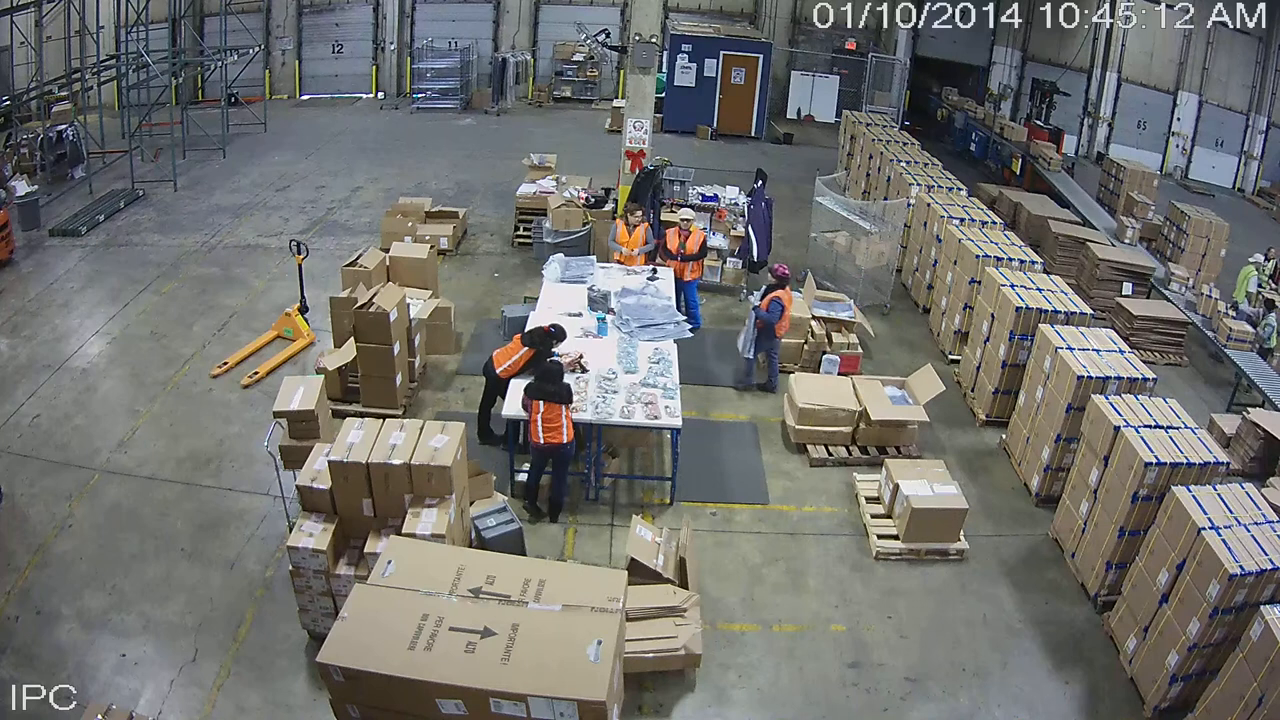
#> input picture frame 10 of Example of Hi-Definition Video Surveillance of a Factory Floor - by CCTVDOC.COM.mp4, 1280 x 720 px, given in place of video.mp4, which was not available
$ jupyter execute --allow-errors Assignment1_438.ipynb   (shell and % lines are left out)   (text cells are left out)
#> lines starting #> are read from the running program, lines starting #| are printed output that depends on the picture; pictures that were not available may be replaced by others from this repository, and a replacement may not be noted
[cell 1]


# Install OpenCV if not available (Colab usually has it)
#!pip install opencv-python-headless

import cv2
import numpy as np
from PIL import Image
from skimage import io
import matplotlib.pyplot as plt
#from google.colab.patches import cv2_imshow  # display OpenCV images
from IPython.display import HTML
from base64 import b64encode
import requests
from IPython.display import HTML

[cell 2]
# Step 1: Download video from GitHub (raw URL)
video_url = 'https://raw.githubusercontent.com/Shanks1234567/Digital_Image_processing/main/3695950-hd_1920_1080_24fps.mp4'


# Download video
#> (the rest of this cell did not finish here and is left out)

[cell 3]
video_path = 'video.mp4'  # Ensure you've uploaded this file
cap = cv2.VideoCapture(video_path)
# Open video
cap = cv2.VideoCapture(video_path)

fps_in = cap.get(cv2.CAP_PROP_FPS)
fps = max(32, fps_in)

# Prepare video writer for combined frame (original + edges)
width = int(cap.get(cv2.CAP_PROP_FRAME_WIDTH))
height = int(cap.get(cv2.CAP_PROP_FRAME_HEIGHT))
out_width = width * 2  # side by side, double width
out_height = height

fourcc = cv2.VideoWriter_fourcc(*'XVID')
out = cv2.VideoWriter('output_original_edges.avi', fourcc, fps, (out_width, out_height))

frame_count = 0
max_frames = 3  # limit to 3 frames to avoid too many images in Colab

while True:
    ret, frame = cap.read()
#> frame is the input picture: shape (720, 1280, 3); mean B, G, R 109.8, 112.8, 113
    if not ret or frame_count >= max_frames:
        break

    # Resize for speed & display (optional)
    frame_resized = cv2.resize(frame, (width, height))

    # Original frame
    original = frame_resized

    # Canny edges
    gray = cv2.cvtColor(frame_resized, cv2.COLOR_BGR2GRAY)
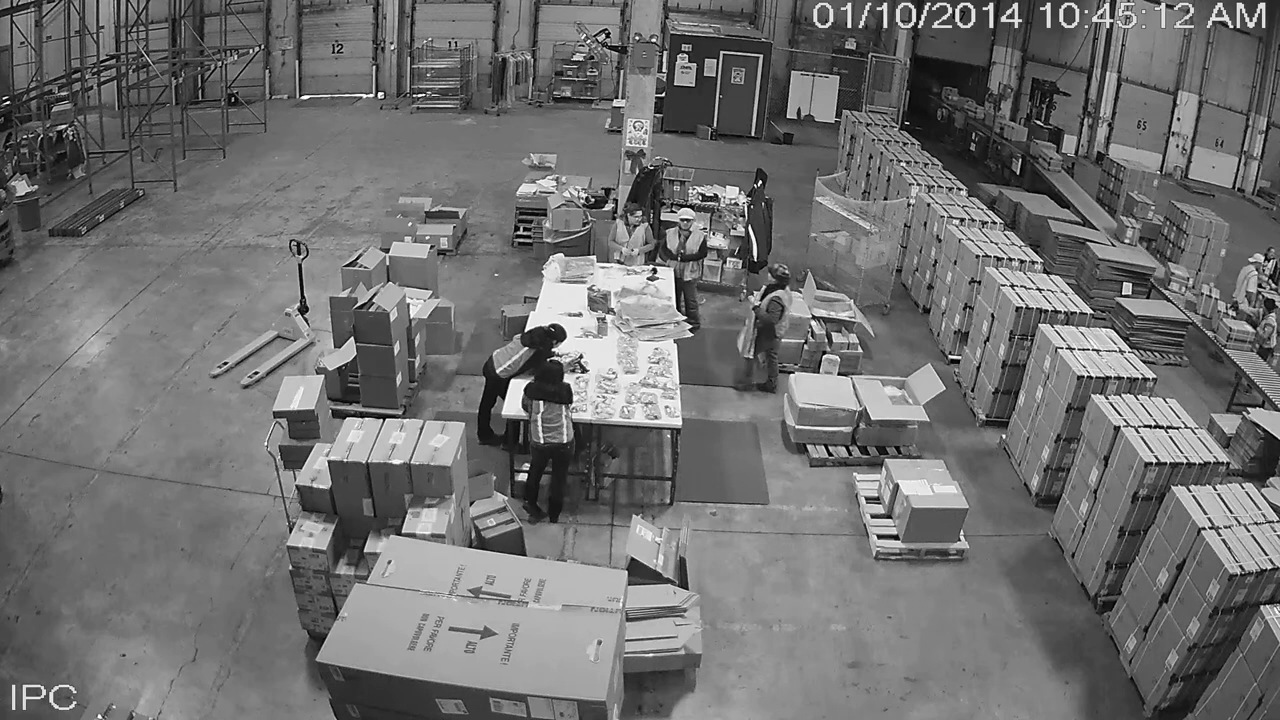
#> gray: shape (720, 1280); min 0, max 255, mean 112.5
    edges = cv2.Canny(gray, 100, 200)
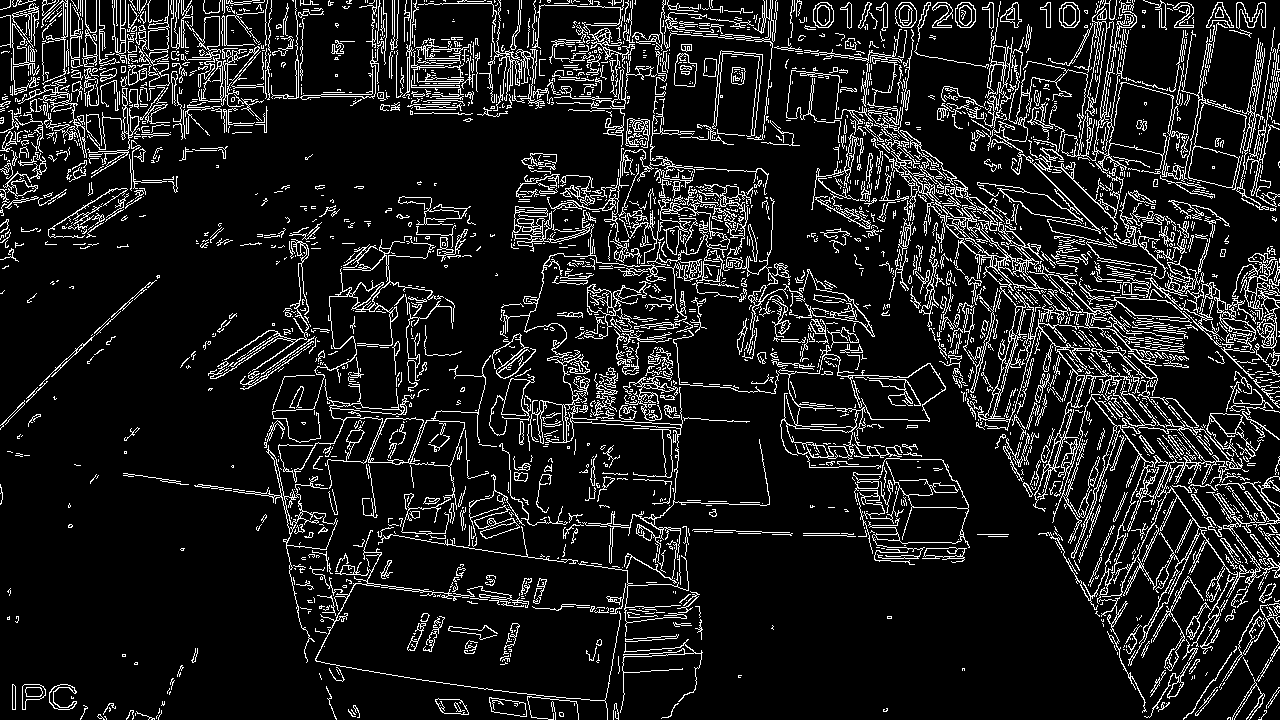
#> edges: shape (720, 1280); 11.5% white in thin lines or dots
    edges_bgr = cv2.cvtColor(edges, cv2.COLOR_GRAY2BGR)
#> edges_bgr: shape (720, 1280, 3); 11.5% white in thin lines or dots

    # Combine side-by-side
    combined = np.hstack((original, edges_bgr))
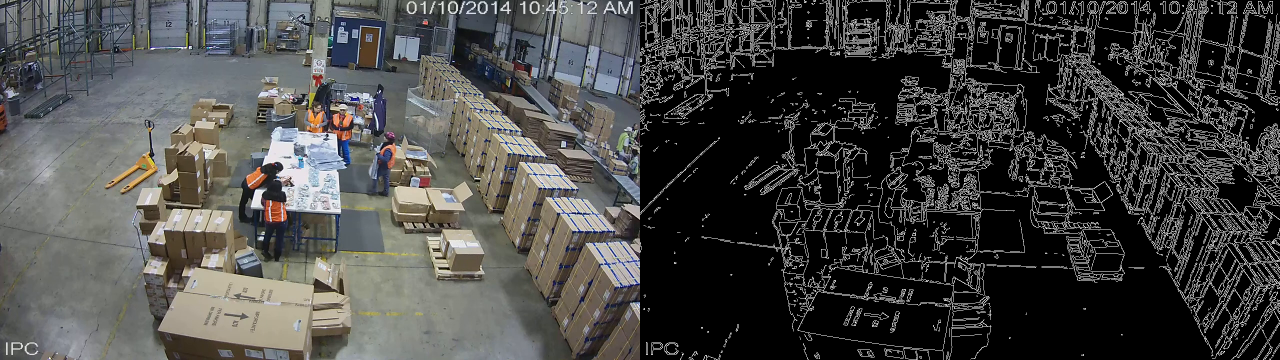
#> combined: shape (720, 2560, 3) (shown at 1/2 size); mean B, G, R 69.5, 71, 71.1

    # Write combined frame to output video
    out.write(combined)

    # Convert BGR to RGB for matplotlib
    combined_rgb = cv2.cvtColor(combined, cv2.COLOR_BGR2RGB)

    # Display as an image (no clearing)
    plt.figure(figsize=(12, 6))
#> (this line was passed over: IPython is not available in this run)
    plt.imshow(combined_rgb)
#> (this line was passed over: IPython is not available in this run)
    plt.axis('off')
#> (this line was passed over: IPython is not available in this run)
    plt.title(f'Frame {frame_count+1}: Original (Left) & Canny Edges (Right)')
#> (this line was passed over: IPython is not available in this run)
    plt.show()

    frame_count += 1

cap.release()
out.release()

print("Done! Video saved as output_original_edges.avi")

$ run again, starting later in the video
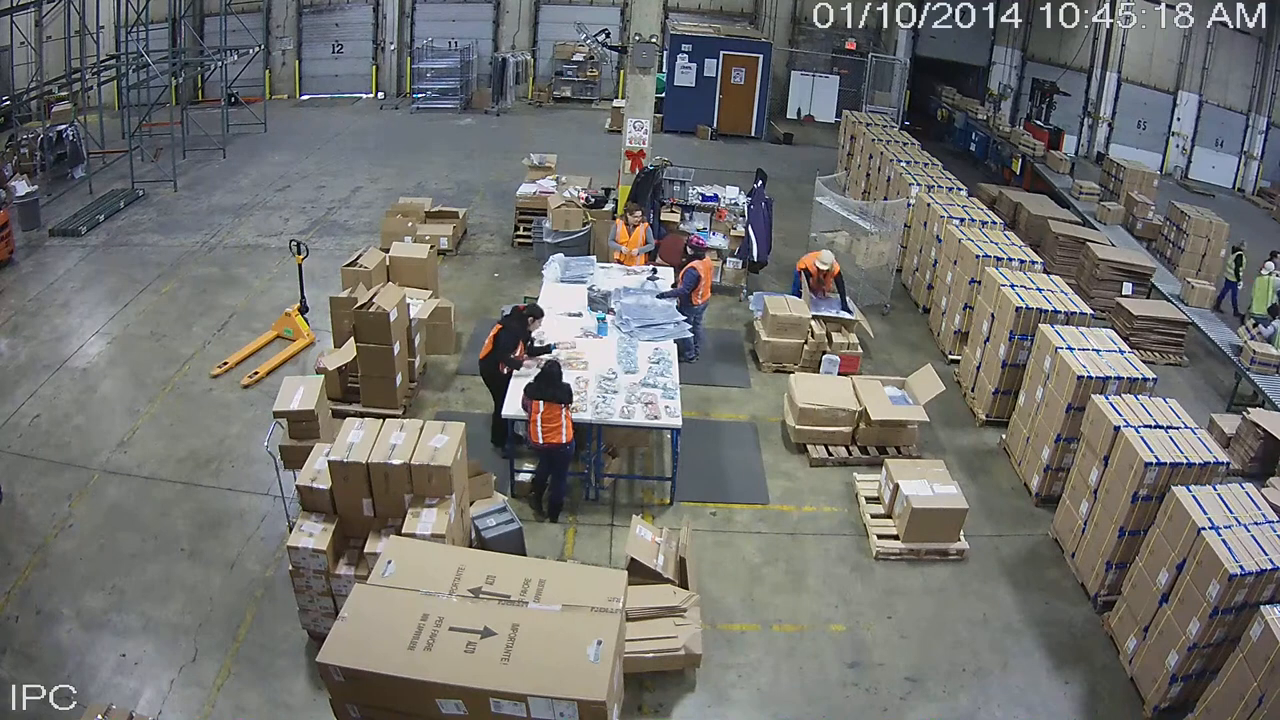
#> input picture frame 46 of Example of Hi-Definition Video Surveillance of a Factory Floor - by CCTVDOC.COM.mp4, 1280 x 720 px, given in place of video.mp4, which was not available
#> frame is the input picture: shape (720, 1280, 3); mean B, G, R 110.1, 113, 113.3
#> `edges = cv2.Canny(gray, 100, 200)`:
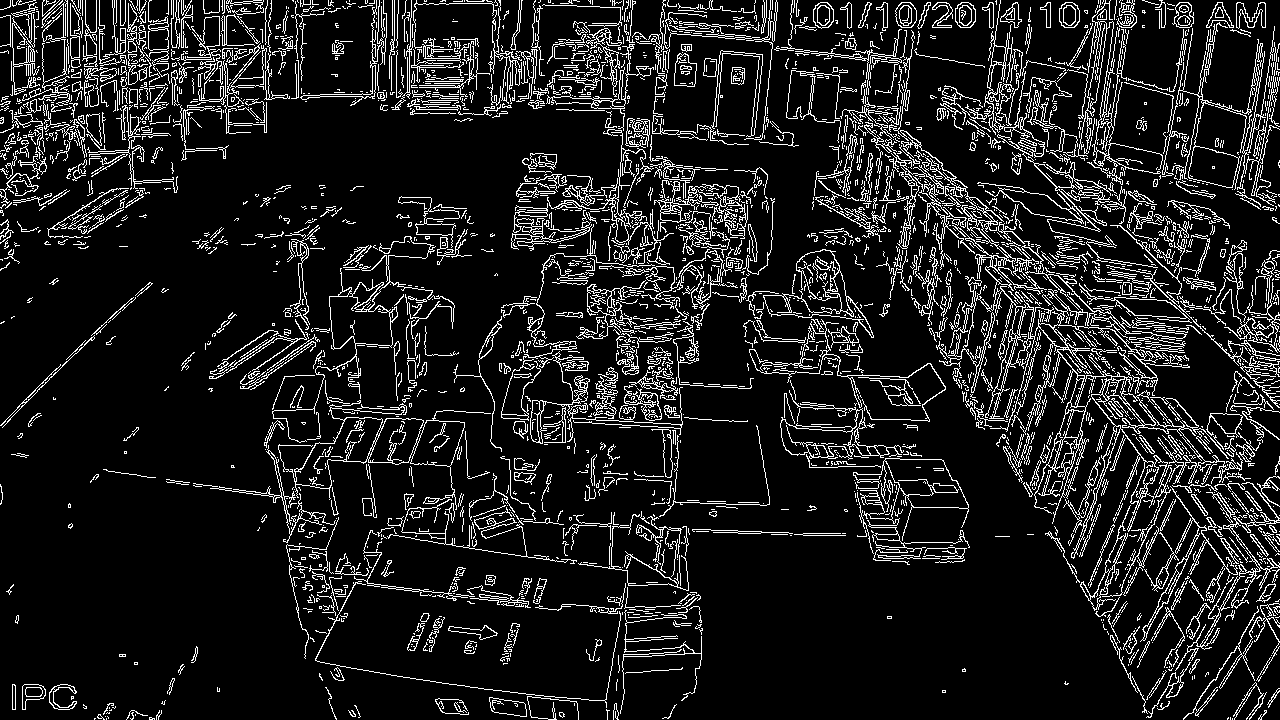
#> edges: shape (720, 1280); 11.5% white in thin lines or dots
#> edges_bgr: shape (720, 1280, 3); 11.5% white in thin lines or dots
#> `combined = np.hstack((original, edges_bgr))`:
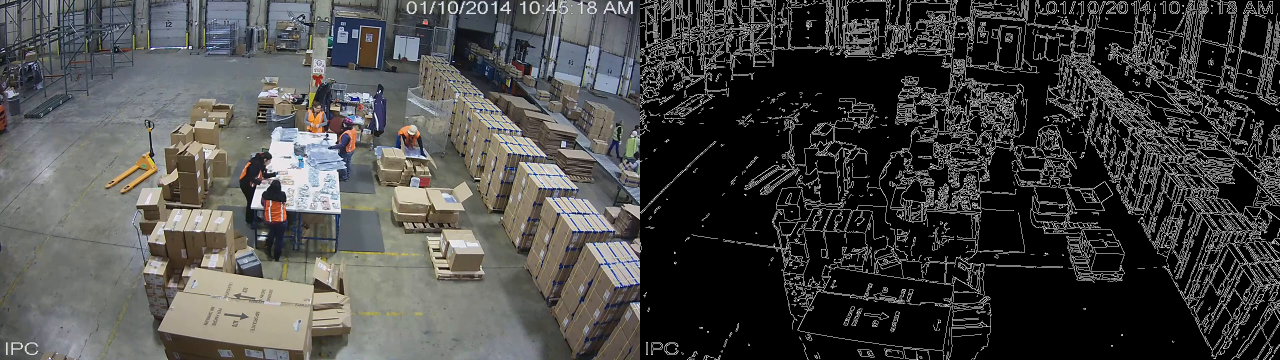
#> combined: shape (720, 2560, 3) (shown at 1/2 size); mean B, G, R 69.7, 71.1, 71.3

$ run again, starting later in the video
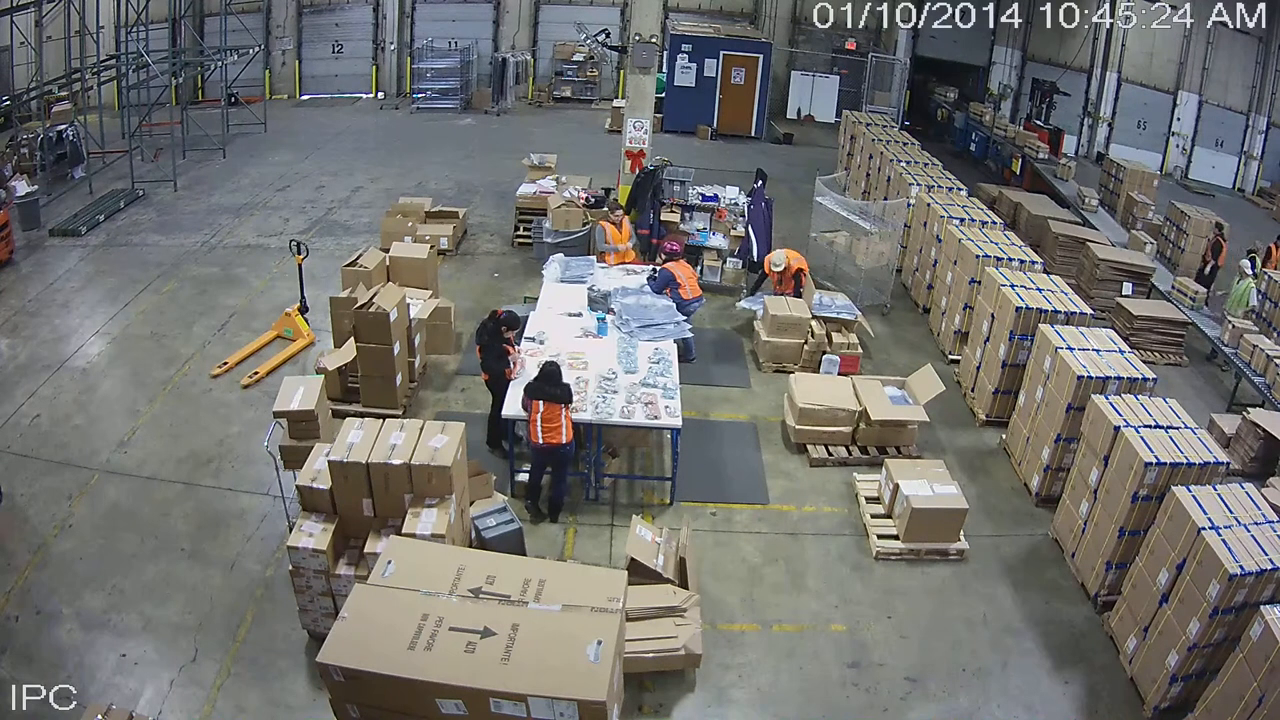
#> input picture frame 83 of Example of Hi-Definition Video Surveillance of a Factory Floor - by CCTVDOC.COM.mp4, 1280 x 720 px, given in place of video.mp4, which was not available
#> frame is the input picture: shape (720, 1280, 3); mean B, G, R 110.4, 113.1, 113.6
#> `edges = cv2.Canny(gray, 100, 200)`:
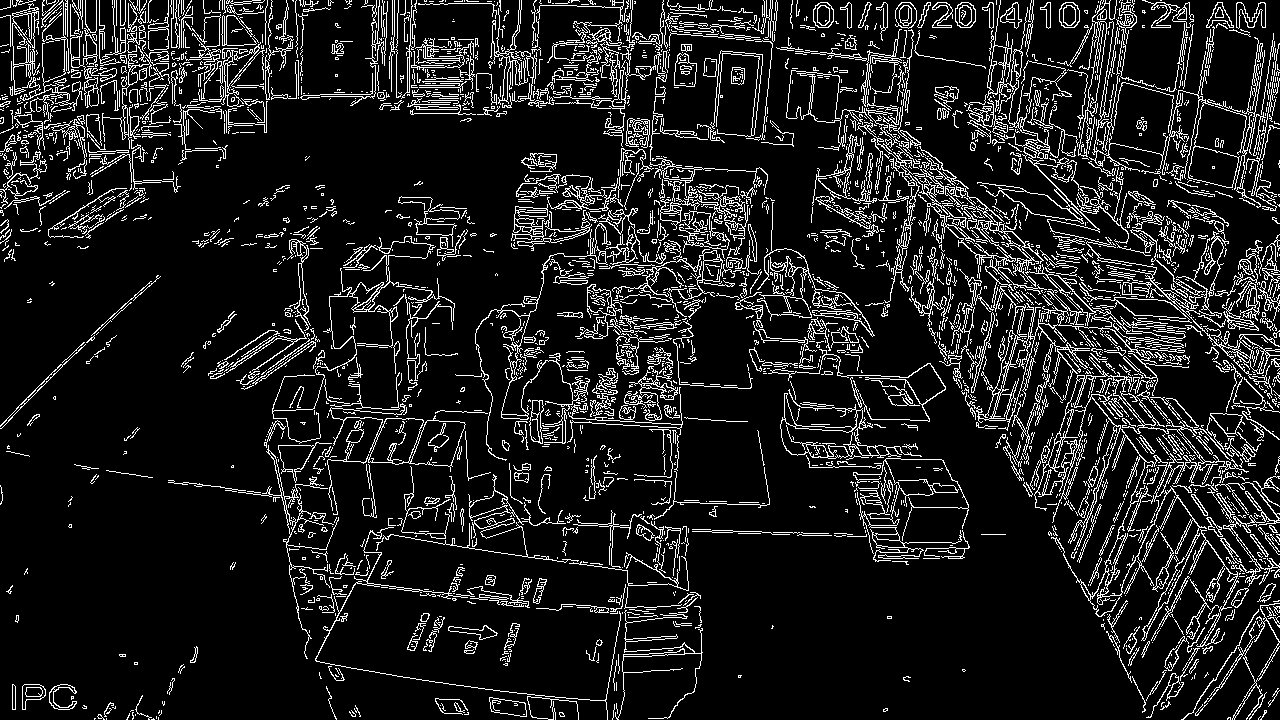
#> edges: shape (720, 1280); 11.5% white in thin lines or dots
#> edges_bgr: shape (720, 1280, 3); 11.5% white in thin lines or dots
#> `combined = np.hstack((original, edges_bgr))`:
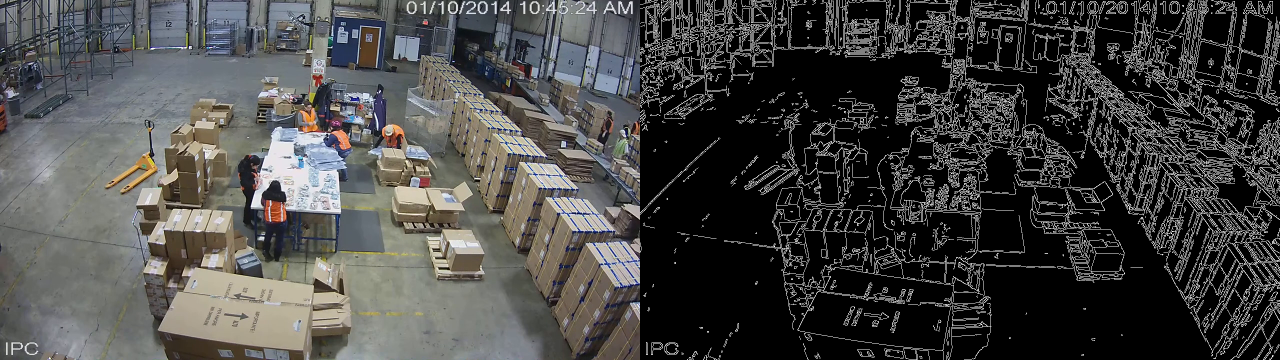
#> combined: shape (720, 2560, 3) (shown at 1/2 size); mean B, G, R 69.8, 71.2, 71.4
